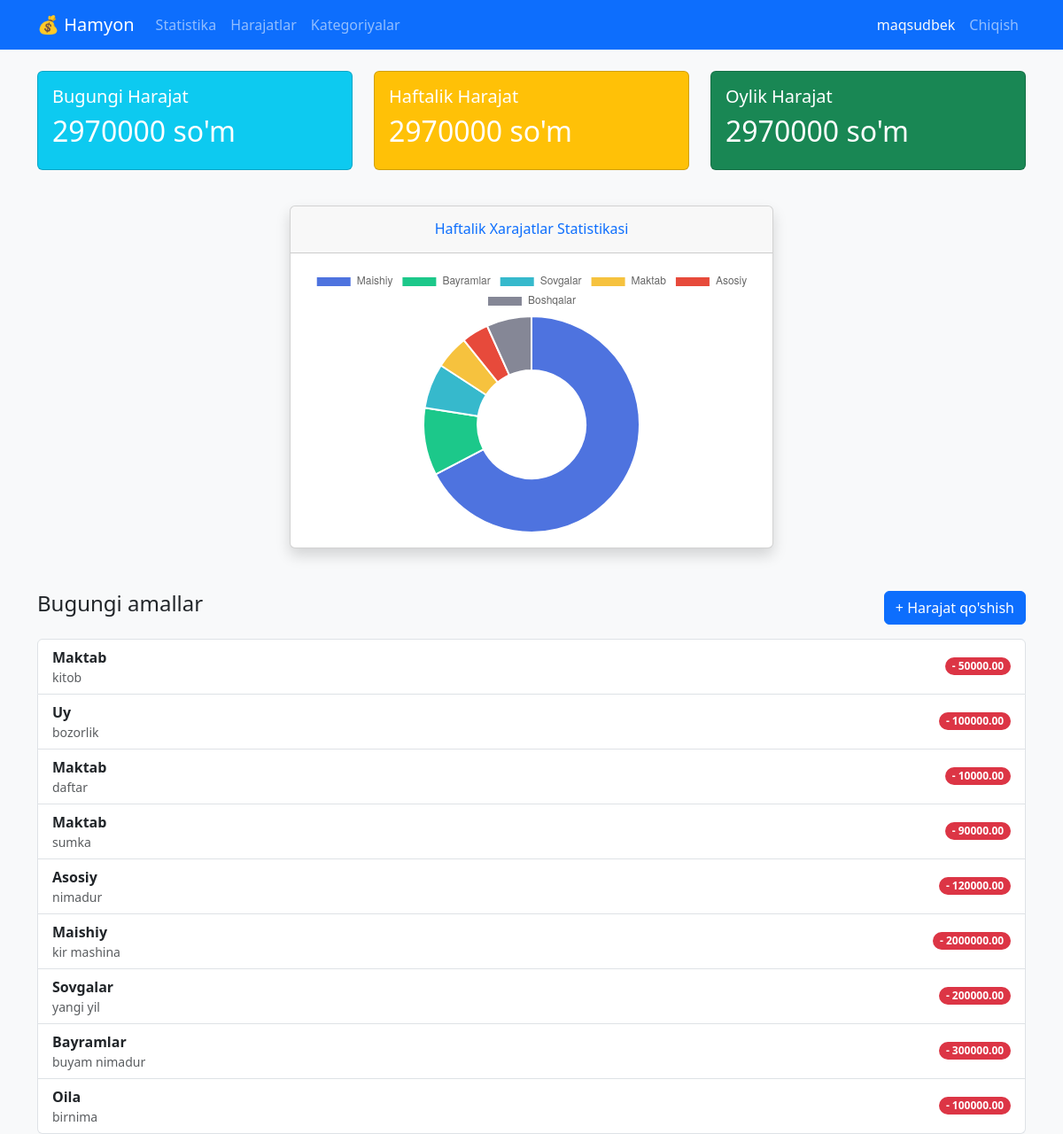
The app's page / (signed in) with its own data.
### accounts/models.py (models this page shows)
class CustomUser(AbstractUser):
    created_at = models.DateTimeField(auto_now_add=True)

### main/models.py (models this page shows, shortened)
class Expense(models.Model):
    user = models.ForeignKey(CustomUser, on_delete=models.CASCADE, related_name='expenses')
    category = models.ForeignKey(Category, on_delete=models.CASCADE, related_name='expenses')
    amount = models.DecimalField(max_digits=12, decimal_places=2)
    description = models.TextField()
    created_at = models.DateTimeField(auto_now_add=True)

class Category(models.Model):
    name = models.CharField(max_length=100)
    user = models.ForeignKey(CustomUser, on_delete=models.CASCADE, related_name='categories')

### main/views.py (the view)
# urls.py: path('', statistics, name='dashboard'),
@login_required
def statistics(request):
    today = timezone.now().date()
    week = today - timedelta(days=7)
    bugungi_harajatlar = Expense.objects.filter(user=request.user, created_at__date=today).order_by('created_at')
    bugungi_harajatlar_summasi = bugungi_harajatlar.aggregate(Sum('amount'))['amount__sum'] or 0
    haftalik_harajatlar = Expense.objects.filter(user=request.user, created_at__date__gte=week).order_by('created_at')
    haftalik_harajatlar_summasi = haftalik_harajatlar.aggregate(Sum('amount'))['amount__sum'] or 0
    oylik_harajatlar = Expense.objects.filter(user=request.user, created_at__month=today.month, created_at__year=today.year).order_by('created_at')
    oylik_harajatlar_summasi = oylik_harajatlar.aggregate(Sum('amount'))['amount__sum'] or 0
    stats = Expense.objects.filter(user=request.user, created_at__date__gte = week).values('category__name').annotate(total=Sum('amount')).order_by('-total')
    k = 0
    f = 0
    labels = []
    data = []
    for item in stats:
        k += 1
        if k <= 5:
            labels += [item['category__name']]
            data += [float(item['total'])]
        else:
            if f == 0:
                f = 1
                labels += ["Boshqalar"]
                data += [float(item['total'])]
                continue
            data[-1] += float(item['total'])
    data1 = {
        'today_expenses': bugungi_harajatlar,
        'today_sum': bugungi_harajatlar_summasi,
        'week_expenses': haftalik_harajatlar,
        'week_sum': haftalik_harajatlar_summasi,
        'month_expenses': oylik_harajatlar,
        'month_sum': oylik_harajatlar_summasi,
        'category_labels': labels,
        'category_data': data,
    }
    return render(request, 'statistics.html', context=data1)

### templates/statistics.html (shortened to what this page needs)
{% extends 'base.html' %}
{% block content %}
<div class="row mb-4">
    <div class="col-md-4">
        <div class="card text-white bg-info mb-3">
            <div class="card-body">
                <h5 class="card-title">Bugungi Harajat</h5>
                <h2>{{ today_sum|default:"0" }} so'm</h2>
            </div>
        </div>
    </div>
    <div class="col-md-4">
        <div class="card text-white bg-warning mb-3">
            <div class="card-body">
                <h5 class="card-title">Haftalik Harajat</h5>
                <h2>{{ week_sum|default:"0" }} so'm</h2>
            </div>
        </div>
    </div>
    <div class="col-md-4">
        <div class="card text-white bg-success mb-3">
            <div class="card-body">
                <h5 class="card-title">Oylik Harajat</h5>
                <h2>{{ month_sum|default:"0" }} so'm</h2>
            </div>
        </div>
    </div>
</div>
<div class="row mb-5">
    <div class="col-md-6 offset-md-3">
        <div class="card shadow">
            <div class="card-header py-3">
                <h6 class="m-0 font-weight-bold text-primary text-center">Haftalik Xarajatlar Statistikasi</h6>
            </div>
            <div class="card-body">
                <div style="height: 300px; position: relative;">
                    <canvas id="expensePieChart"></canvas>
                </div>
            </div>
        </div>
    </div>
</div>
<div class="row">
    <div class="col-12"> <div class="d-flex justify-content-between align-items-center mb-3">
            <h4>Bugungi amallar</h4>
            <a href="{% url 'expense_create' %}" class="btn btn-primary">+ Harajat qo'shish</a>
        </div>
        <ul class="list-group">
            {% for expense in today_expenses %}
            <li class="list-group-item d-flex justify-content-between align-items-center">
                <div>
                    <strong>{{ expense.category.name }}</strong>
                    <small class="text-muted d-block">{{ expense.description }}</small>
                </div>
                <span class="badge bg-danger rounded-pill">- {{ expense.amount }}</span>
            </li>
            {% empty %}
            <li class="list-group-item text-center py-3">Bugun harajat qilinmadi.</li>
            {% endfor %}
        </ul>
    </div>
</div>
<script>
    document.addEventListener('DOMContentLoaded', function() {
        const ctx = document.getElementById('expensePieChart').getContext('2d');
        const labels = {{ category_labels|safe }};
        const data = {{ category_data|safe }};
        new Chart(ctx, {
            type: 'doughnut', // Yoki 'pie'
            data: {
                labels: labels,
                datasets: [{
                    data: data,
                    backgroundColor: [
                        '#4e73df', '#1cc88a', '#36b9cc', '#f6c23e', '#e74a3b',
                        '#858796', '#5a5c69', '#f8f9fc'
                    ],
                    hoverBackgroundColor: [
                        '#2e59d9', '#17a673', '#2c9faf', '#dda20a', '#be2617',
                        '#60616f', '#373840', '#c2cbe5'
                    ],
                    hoverBorderColor: "rgba(234, 236, 244, 1)",
                }],
            },
            options: {
                maintainAspectRatio: false,
                tooltips: {
                    backgroundColor: "rgb(255,255,255)",
                    bodyFontColor: "#858796",
                    borderColor: '#dddfeb',
                    borderWidth: 1,
                    xPadding: 15,
                    yPadding: 15,
                    displayColors: false,
                    caretPadding: 10,
                },
                legend: {
                    display: true,
                    position: 'bottom'
                },
            },
        });
    });
</script>
{% endblock %}

### templates/base.html (shortened to what this page needs)
<!DOCTYPE html>
<html lang="uz">
<head>
    <link href="https://cdn.jsdelivr.net/npm/bootstrap@5.3.0/dist/css/bootstrap.min.css" rel="stylesheet">
    <link rel="stylesheet" href="https://cdnjs.cloudflare.com/ajax/libs/font-awesome/6.0.0/css/all.min.css">
</head>
<body class="bg-light">
<nav class="navbar navbar-expand-lg navbar-dark bg-primary mb-4">
  <div class="container">
    <a class="navbar-brand" href="{% url 'dashboard' %}">💰 Hamyon</a>
    <div class="collapse navbar-collapse" id="navbarNav">
      {% if user.is_authenticated %}
      <ul class="navbar-nav me-auto">
        <li class="nav-item"><a class="nav-link" href="{% url 'dashboard' %}">Statistika</a></li>
        <li class="nav-item"><a class="nav-link" href="{% url 'home' %}">Harajatlar</a></li>
        <li class="nav-item"><a class="nav-link" href="{% url 'categories' %}">Kategoriyalar</a></li>
      </ul>
      <ul class="navbar-nav ms-auto">
        <li class="nav-item"><span class="nav-link text-light">{{ user.username }}</span></li>
        <li class="nav-item">
            <form action="{% url 'logout' %}" method="post">
                <button type="submit" class="btn btn-link nav-link">Chiqish</button>
            </form>
        </li>
      </ul>
      {% else %}
      <ul class="navbar-nav ms-auto">
        <li class="nav-item"><a class="nav-link" href="{% url 'login' %}">Kirish</a></li>
        <li class="nav-item"><a class="nav-link" href="{% url 'signup' %}">Ro'yxatdan o'tish</a></li>
      </ul>
      {% endif %}
    </div>
  </div>
</nav>
<div class="container">
    {% block content %}
    {% endblock %}
</div>
</body>
</html>

### records on screen
CustomUser: username "maqsudbek"
Expense: category.name "Maktab", description "kitob", amount "50000.00"
Expense: category.name "Uy", description "bozorlik", amount "100000.00"
Expense: category.name "Maktab", description "daftar", amount "10000.00"
Expense: category.name "Maktab", description "sumka", amount "90000.00"
Expense: category.name "Asosiy", description "nimadur", amount "120000.00"
Expense: category.name "Maishiy", description "kir mashina", amount "2000000.00"
Expense: category.name "Sovgalar", description "yangi yil", amount "200000.00"
Expense: category.name "Bayramlar", description "buyam nimadur", amount "300000.00"
Expense: category.name "Oila", description "birnima", amount "100000.00"

### other values on screen
{{ today_sum|default:"0" }} "2970000"
{{ week_sum|default:"0" }} "2970000"
{{ month_sum|default:"0" }} "2970000"
chart data {{ category_data|safe }} [2000000.0, 300000.0, 200000.0, 150000.0, 120000.0, 200000.0]
